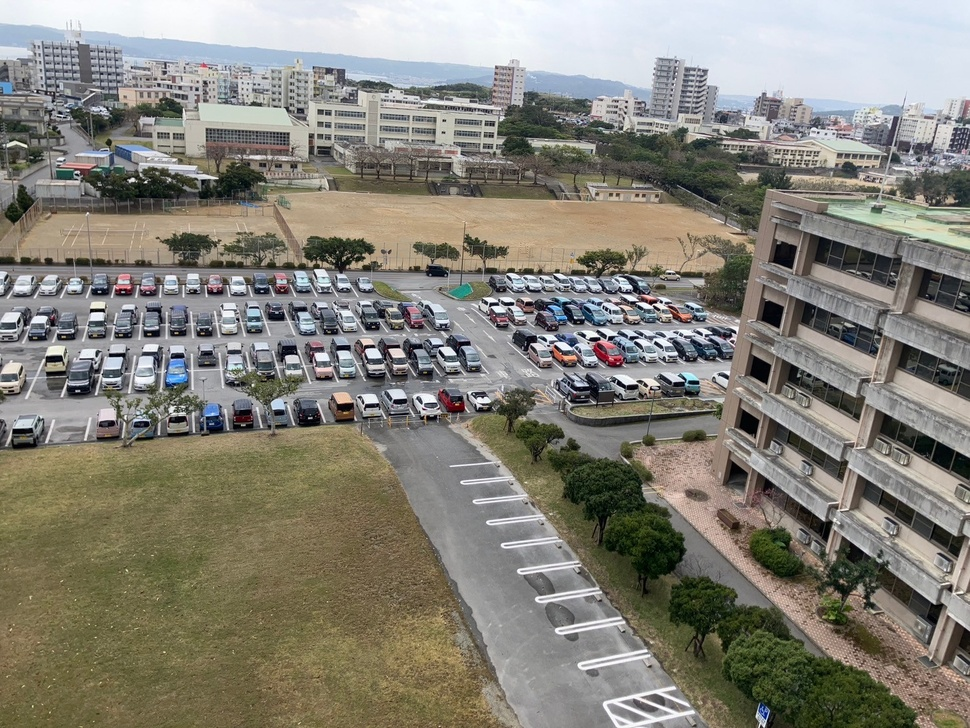
#> input picture data/add.images/image_51.jpg, 970 x 728 px, shrunk from 1477 x 1108 before the run, found by its file name
$ python aiu.py
#> lines starting #> are read from the running program, lines starting #| are printed output that depends on the picture
import os
import cv2
import numpy as np
import matplotlib.pyplot as plt

# ファイルパス
image_path = "/Users/chinenyoshinori/congestion-1/data/add.images/image_51.jpg"
prediction_path = "/Users/chinenyoshinori/congestion-1/yolo_results/yolo_predictions.txt"
annotation_path = "/Users/chinenyoshinori/congestion-1/ano_51-60/image_51.txt"

# 保存フォルダを作成
save_dir = "/Users/chinenyoshinori/congestion-1/yolo_comparison_results"
os.makedirs(save_dir, exist_ok=True)

# 画像を読み込む
image = cv2.imread(image_path)
#> image is the input picture: shape (728, 970, 3); mean B, G, R 120.2, 130.1, 132.9
image = cv2.cvtColor(image, cv2.COLOR_BGR2RGB)
height, width, _ = image.shape
#> height = 728; width = 970

# YOLO フォーマット（正規化された座標）を (x1, y1, x2, y2) に変換
def yolo_to_bbox(yolo_bbox, img_width, img_height):
    x_center, y_center, w, h = yolo_bbox
    x1 = int((x_center - w / 2) * img_width)
    y1 = int((y_center - h / 2) * img_height)
    x2 = int((x_center + w / 2) * img_width)
    y2 = int((y_center + h / 2) * img_height)
    return x1, y1, x2, y2

# ファイルを読み込む関数
def load_bboxes(file_path):
    bboxes = []
    if not os.path.exists(file_path):
        print(f"⚠️ ファイルが見つかりません: {file_path}")
        return bboxes  # 空リストを返す

    with open(file_path, "r") as f:
        for line in f:
            values = list(map(float, line.strip().split()))
            if len(values) == 6:  # YOLO の検出結果
                class_id, x, y, w, h, conf = values
            else:  # アノテーション
                class_id, x, y, w, h = values
                conf = 1.0  # アノテーションは信頼度 1.0

            bbox = yolo_to_bbox((x, y, w, h), width, height)
            bboxes.append((class_id, bbox, conf))
    return bboxes

# IoU（Intersection over Union）の計算
def compute_iou(box1, box2):
    x1, y1, x2, y2 = box1
    x1g, y1g, x2g, y2g = box2

    xi1 = max(x1, x1g)
    yi1 = max(y1, y1g)
    xi2 = min(x2, x2g)
    yi2 = min(y2, y2g)

    inter_area = max(0, xi2 - xi1) * max(0, yi2 - yi1)
    box1_area = (x2 - x1) * (y2 - y1)
    box2_area = (x2g - x1g) * (y2g - y1g)

    iou = inter_area / (box1_area + box2_area - inter_area)
    return iou, (xi1, yi1, xi2, yi2)  # Intersection の座標も返す

# バウンディングボックスを読み込み
predictions = load_bboxes(prediction_path)
annotations = load_bboxes(annotation_path)
#> (reads ano_51-60/image_51.txt from the repository)

# 検出結果をリスト化（IoU 保存用）
iou_results = []

# 検出結果を描画
for _, pred_box, conf in predictions:
    x1, y1, x2, y2 = pred_box
    cv2.rectangle(image, (x1, y1), (x2, y2), (255, 0, 0), 2)  # 青色
    cv2.putText(image, f"Pred {conf:.2f}", (x1, y1 - 5), cv2.FONT_HERSHEY_SIMPLEX, 0.5, (255, 0, 0), 2)

# アノテーションを描画
for _, gt_box, _ in annotations:
    x1, y1, x2, y2 = gt_box
    cv2.rectangle(image, (x1, y1), (x2, y2), (0, 255, 0), 2)  # 緑色
    cv2.putText(image, "GT", (x1, y1 - 5), cv2.FONT_HERSHEY_SIMPLEX, 0.5, (0, 255, 0), 2)
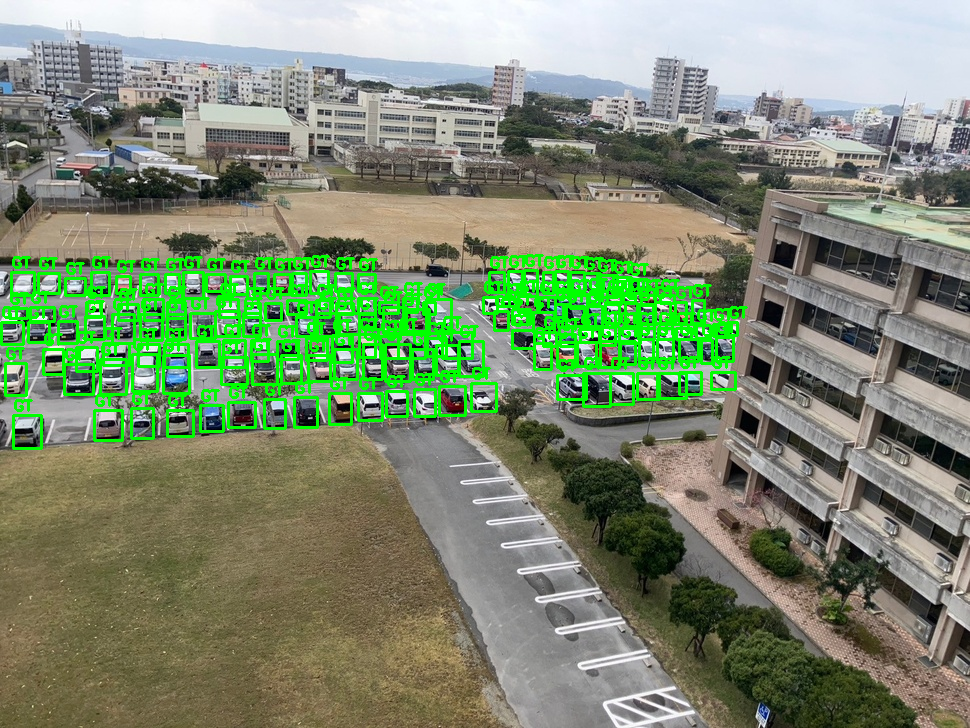
#> image: shape (728, 970, 3); mean R, G, B 124.1, 139.3, 111.2

# 各予測に対する IoU を計算して表示
for _, pred_box, _ in predictions:
    best_iou = 0
    best_intersection = None
    for _, gt_box, _ in annotations:
        iou, intersection = compute_iou(pred_box, gt_box)
        if iou > best_iou:
            best_iou = iou
            best_intersection = intersection

    x1, y1, _, _ = pred_box
    cv2.putText(image, f"IoU: {best_iou:.2f}", (x1, y1 + 15), cv2.FONT_HERSHEY_SIMPLEX, 0.7, (0, 0, 255), 2)

    # IoU の重なりを半透明の塗りつぶしで表示
    if best_intersection is not None:
        xi1, yi1, xi2, yi2 = best_intersection
        overlay = image.copy()
        alpha = best_iou * 0.7  # IoU が高いほど濃くなる
        cv2.rectangle(overlay, (xi1, yi1), (xi2, yi2), (255, 255, 0), -1)  # 黄色
        cv2.addWeighted(overlay, alpha, image, 1 - alpha, 0, image)
        cv2.putText(image, "Overlap", (xi1, yi1 - 10), cv2.FONT_HERSHEY_SIMPLEX, 0.7, (255, 255, 0), 2)

# IoU の結果を TXT に保存
iou_txt_path = os.path.join(save_dir, "iou_results.txt")
with open(iou_txt_path, "w") as f:
    for line in iou_results:
        f.write(line + "\n")
print(f"📄 IoU の結果を保存しました: {iou_txt_path}")

# 結果を保存
output_image_path = os.path.join(save_dir, "bbox_comparison_with_overlap.jpg")
cv2.imwrite(output_image_path, cv2.cvtColor(image, cv2.COLOR_RGB2BGR))
print(f"📷 検出結果の画像を保存しました: {output_image_path}")

# 結果を表示
plt.figure(figsize=(10, 6))
plt.imshow(image)
plt.axis("off")
plt.show()
